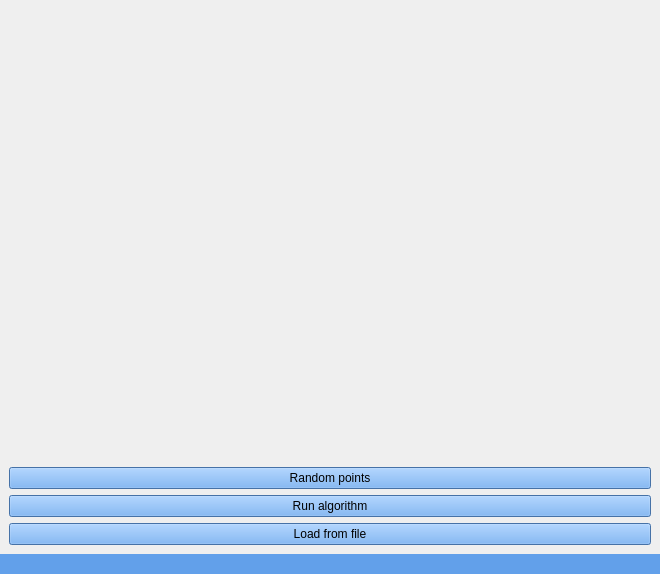
<?xml version="1.0" encoding="UTF-8"?>
<ui version="4.0">
 <class>MainWindow</class>
 <widget class="QMainWindow" name="MainWindow">
  <property name="geometry">
   <rect>
    <x>0</x>
    <y>0</y>
    <width>660</width>
    <height>574</height>
   </rect>
  </property>
  <property name="windowTitle">
   <string>MainWindow</string>
  </property>
  <property name="autoFillBackground">
   <bool>false</bool>
  </property>
  <property name="styleSheet">
   <string notr="true"/>
  </property>
  <widget class="QWidget" name="centralwidget">
   <layout class="QVBoxLayout" name="verticalLayout">
    <item>
     <widget class="Canvas" name="canvas" native="true"/>
    </item>
    <item>
     <widget class="QPushButton" name="pbRandomPoints">
      <property name="styleSheet">
       <string notr="true">background-color: rgb(98, 160, 234);</string>
      </property>
      <property name="text">
       <string>Random points</string>
      </property>
     </widget>
    </item>
    <item>
     <widget class="QPushButton" name="pbStartAlgorithm">
      <property name="styleSheet">
       <string notr="true">background-color: rgb(98, 160, 234);</string>
      </property>
      <property name="text">
       <string>Run algorithm</string>
      </property>
     </widget>
    </item>
    <item>
     <widget class="QPushButton" name="pbLoadFromFile">
      <property name="styleSheet">
       <string notr="true">background-color: rgb(98, 160, 234);</string>
      </property>
      <property name="text">
       <string>Load from file</string>
      </property>
     </widget>
    </item>
   </layout>
  </widget>
  <widget class="QStatusBar" name="statusbar">
   <property name="minimumSize">
    <size>
     <width>0</width>
     <height>20</height>
    </size>
   </property>
   <property name="styleSheet">
    <string notr="true">background-color: rgb(98, 160, 234);</string>
   </property>
  </widget>
 </widget>
 <customwidgets>
  <customwidget>
   <class>Canvas</class>
   <extends>QWidget</extends>
   <header>canvas.h</header>
   <container>1</container>
  </customwidget>
 </customwidgets>
 <resources/>
 <connections/>
</ui>
